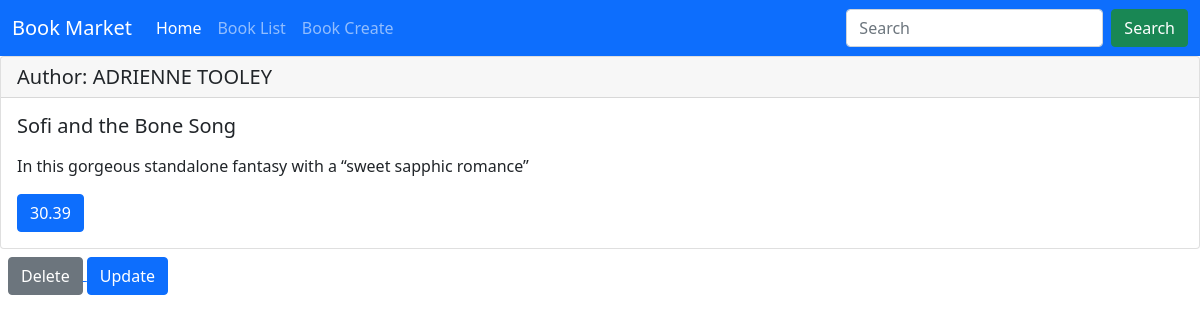
Page /books/2/ on the earlier database version.
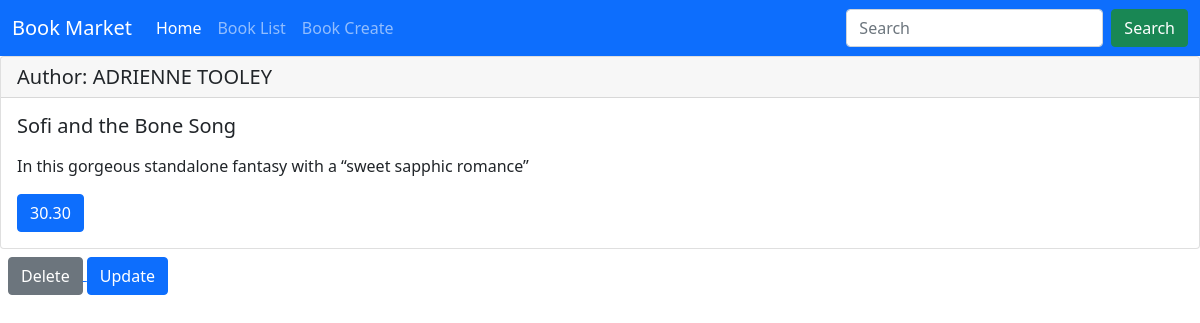
Same page on the later database version.
### books/models.py (models this page shows, shortened)
class Book(models.Model):
    title = models.CharField(max_length=200)
    author = models.CharField(max_length=200)
    description = models.TextField()
    price = models.DecimalField(max_digits=5, decimal_places=2)
    cover = models.ImageField(upload_to='covers/', blank=True)

### books/views.py (the view)
# urls.py: path('<int:pk>/', BookDetailView.as_view(), name='book_detail'),
class BookDetailView(generic.DetailView):
    model = Book
    template_name = 'book_detail.html'

### books/templatetags/book_tags.py (called while the page is built)
@register.filter(name='get_up')
def to_uppercase(value, arg):
    return f'{arg}: {value.upper()}'

### books/templates/book_detail.html (shortened to what this page needs)
{% extends "_base.html" %}
{% load book_tags %}
{% block content %}
    <div class="card">
        <h5 class="card-header">{{ book.author|get_up:'Author'}}</h5>
        <div class="card-body">
            <h5 class="card-title">{{ book.title|capfirst }}</h5>
            <p class="card-text">{{ book.description|linebreaks }}</p>
            <a href="#" class="btn btn-primary">{{ book.price }}</a>
        </div>
    </div>
    <div class="mt-2 mx-2">
        <a class="" href="{% url "book_delete" book.id %}">
            <button type="button" class="btn btn-secondary">Delete</button>
        </a>
        <a class="" href="{% url "book_update" book.id %}">
            <button type="button" class="btn btn-primary">Update</button>
        </a>
    </div>
{% endblock content %}

Differences in the rows shown:
changed Book "Author: ADRIENNE TOOLEY": price "30.39" → "30.30"
